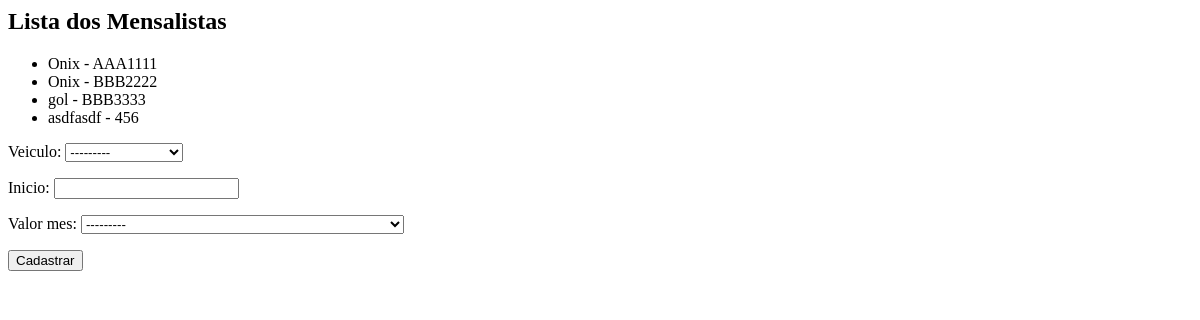
Before: /core/mensalistas/ with the older database file.
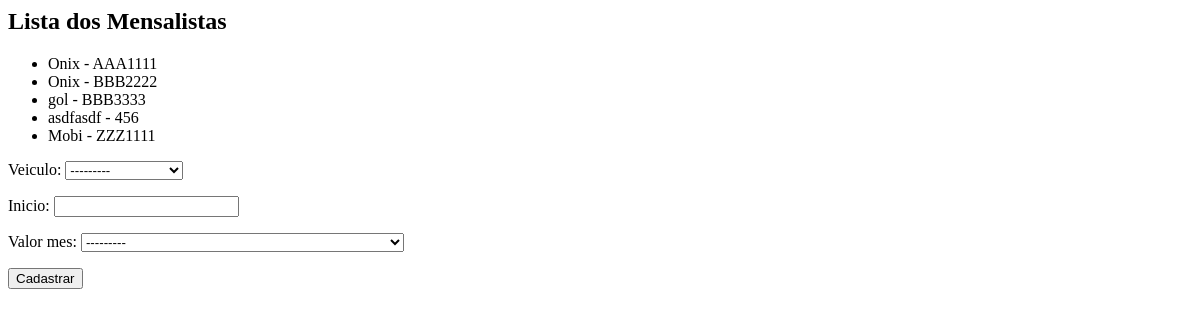
After: the same page with the newer database file.
### core/models.py (models this page shows)
class Veiculo(models.Model):
    proprietario = models.ForeignKey(Pessoa, on_delete = models.CASCADE)
    marca = models.ForeignKey(Marca, on_delete=models.CASCADE)
    modelo = models.CharField(max_length=50)
    placa = models.CharField(max_length=7)
    cor = models.CharField(max_length=15)
    observacoes = models.TextField(null=True, blank=True)
    def __str__(self):
        return self.modelo + ' - ' + self.placa

### core/views.py (the view)
# urls.py: path('mensalistas/', views.lista_mensalistas, name='core_lista_mensalistas'),
def lista_mensalistas(request):
    mensalistas = Veiculo.objects.all()
    form = MensalistaForm
    data = {'mensalistas': mensalistas, 'form': form}
    return render(request, 'core/lista_mensalistas.html', data)

### core/models.py (called while the page is built)
    def __str__(self):
        resposta =  'Valor por hora: R$ ' + str(self.valor_hora)
        resposta += '  -  Valor por mês: R$ ' + str(self.valor_mes)
        return resposta

### core/templates/core/lista_mensalistas.html (shortened to what this page needs)
<h2>Lista dos Mensalistas</h2>
<ul>
    {% for mensalista in mensalistas %}
        <li> {{mensalista}} </li>
    {% endfor %}
</ul>
<form action="{% url 'core_mensalista_novo'%}" method="post">
    {{form.as_p}}
    <button type="submit">Cadastrar</button>
</form>

Changed rows visible on the page:
added Veiculo: modelo+placa "Mobi - ZZZ1111"
